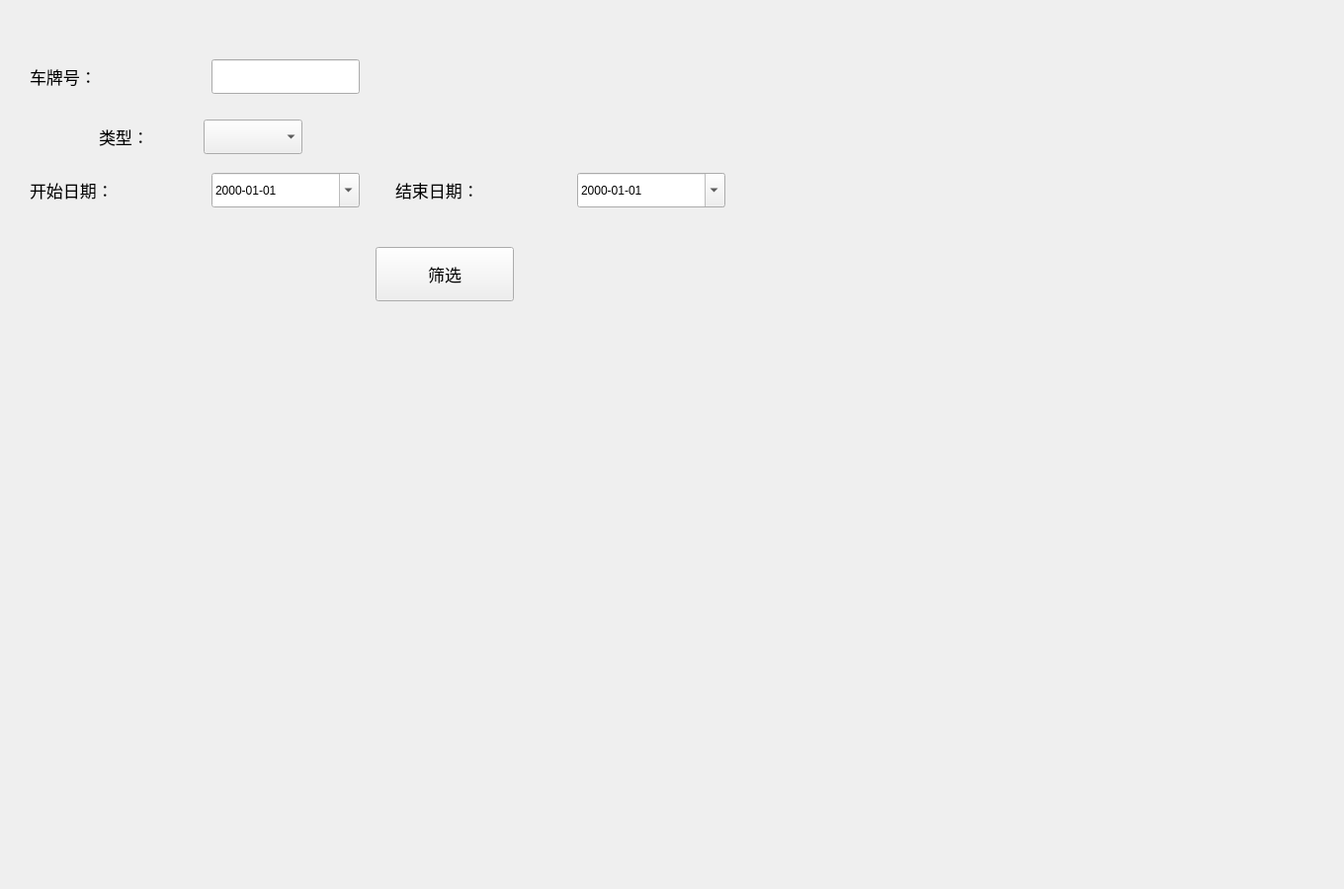
<?xml version="1.0" encoding="UTF-8"?>
<ui version="4.0">
 <class>ParkingAccessQuery</class>
 <widget class="QWidget" name="ParkingAccessQuery">
  <property name="geometry">
   <rect>
    <x>0</x>
    <y>0</y>
    <width>1360</width>
    <height>900</height>
   </rect>
  </property>
  <property name="minimumSize">
   <size>
    <width>1360</width>
    <height>900</height>
   </size>
  </property>
  <property name="maximumSize">
   <size>
    <width>1360</width>
    <height>900</height>
   </size>
  </property>
  <property name="windowTitle">
   <string>Form</string>
  </property>
  <widget class="QLineEdit" name="le_plate">
   <property name="geometry">
    <rect>
     <x>214</x>
     <y>60</y>
     <width>150</width>
     <height>35</height>
    </rect>
   </property>
   <property name="sizePolicy">
    <sizepolicy hsizetype="Fixed" vsizetype="Fixed">
     <horstretch>0</horstretch>
     <verstretch>0</verstretch>
    </sizepolicy>
   </property>
   <property name="minimumSize">
    <size>
     <width>150</width>
     <height>35</height>
    </size>
   </property>
   <property name="maximumSize">
    <size>
     <width>150</width>
     <height>35</height>
    </size>
   </property>
   <property name="font">
    <font>
     <pointsize>10</pointsize>
    </font>
   </property>
  </widget>
  <widget class="QLabel" name="labe_location">
   <property name="geometry">
    <rect>
     <x>30</x>
     <y>65</y>
     <width>180</width>
     <height>25</height>
    </rect>
   </property>
   <property name="sizePolicy">
    <sizepolicy hsizetype="Fixed" vsizetype="Fixed">
     <horstretch>0</horstretch>
     <verstretch>0</verstretch>
    </sizepolicy>
   </property>
   <property name="minimumSize">
    <size>
     <width>180</width>
     <height>25</height>
    </size>
   </property>
   <property name="maximumSize">
    <size>
     <width>180</width>
     <height>25</height>
    </size>
   </property>
   <property name="font">
    <font>
     <pointsize>13</pointsize>
    </font>
   </property>
   <property name="text">
    <string>车牌号：</string>
   </property>
  </widget>
  <widget class="QWidget" name="layoutWidget">
   <property name="geometry">
    <rect>
     <x>100</x>
     <y>120</y>
     <width>206</width>
     <height>37</height>
    </rect>
   </property>
   <layout class="QHBoxLayout" name="horizontalLayout_3">
    <item>
     <widget class="QLabel" name="label_type">
      <property name="minimumSize">
       <size>
        <width>100</width>
        <height>25</height>
       </size>
      </property>
      <property name="maximumSize">
       <size>
        <width>100</width>
        <height>25</height>
       </size>
      </property>
      <property name="font">
       <font>
        <pointsize>13</pointsize>
       </font>
      </property>
      <property name="text">
       <string>类型：</string>
      </property>
     </widget>
    </item>
    <item>
     <widget class="QComboBox" name="comboBox_type">
      <property name="minimumSize">
       <size>
        <width>100</width>
        <height>35</height>
       </size>
      </property>
      <property name="maximumSize">
       <size>
        <width>100</width>
        <height>35</height>
       </size>
      </property>
      <property name="font">
       <font>
        <pointsize>10</pointsize>
       </font>
      </property>
      <item>
       <property name="text">
        <string/>
       </property>
      </item>
      <item>
       <property name="text">
        <string>进入</string>
       </property>
      </item>
      <item>
       <property name="text">
        <string>离开</string>
       </property>
      </item>
     </widget>
    </item>
   </layout>
  </widget>
  <widget class="QLabel" name="label_startDate">
   <property name="geometry">
    <rect>
     <x>30</x>
     <y>180</y>
     <width>180</width>
     <height>25</height>
    </rect>
   </property>
   <property name="font">
    <font>
     <pointsize>13</pointsize>
    </font>
   </property>
   <property name="text">
    <string>开始日期：</string>
   </property>
  </widget>
  <widget class="QDateEdit" name="dateEdit_start">
   <property name="geometry">
    <rect>
     <x>214</x>
     <y>175</y>
     <width>150</width>
     <height>35</height>
    </rect>
   </property>
   <property name="displayFormat">
    <string>yyyy-MM-dd</string>
   </property>
   <property name="calendarPopup">
    <bool>true</bool>
   </property>
  </widget>
  <widget class="QLabel" name="label_endDate">
   <property name="geometry">
    <rect>
     <x>400</x>
     <y>180</y>
     <width>180</width>
     <height>25</height>
    </rect>
   </property>
   <property name="font">
    <font>
     <pointsize>13</pointsize>
    </font>
   </property>
   <property name="text">
    <string>结束日期：</string>
   </property>
  </widget>
  <widget class="QDateEdit" name="dateEdit_end">
   <property name="geometry">
    <rect>
     <x>584</x>
     <y>175</y>
     <width>150</width>
     <height>35</height>
    </rect>
   </property>
   <property name="displayFormat">
    <string>yyyy-MM-dd</string>
   </property>
   <property name="calendarPopup">
    <bool>true</bool>
   </property>
  </widget>
  <widget class="QPushButton" name="pushButton_query">
   <property name="geometry">
    <rect>
     <x>380</x>
     <y>250</y>
     <width>140</width>
     <height>55</height>
    </rect>
   </property>
   <property name="font">
    <font>
     <pointsize>13</pointsize>
    </font>
   </property>
   <property name="text">
    <string>筛选</string>
   </property>
  </widget>
 </widget>
 <resources/>
 <connections/>
</ui>
